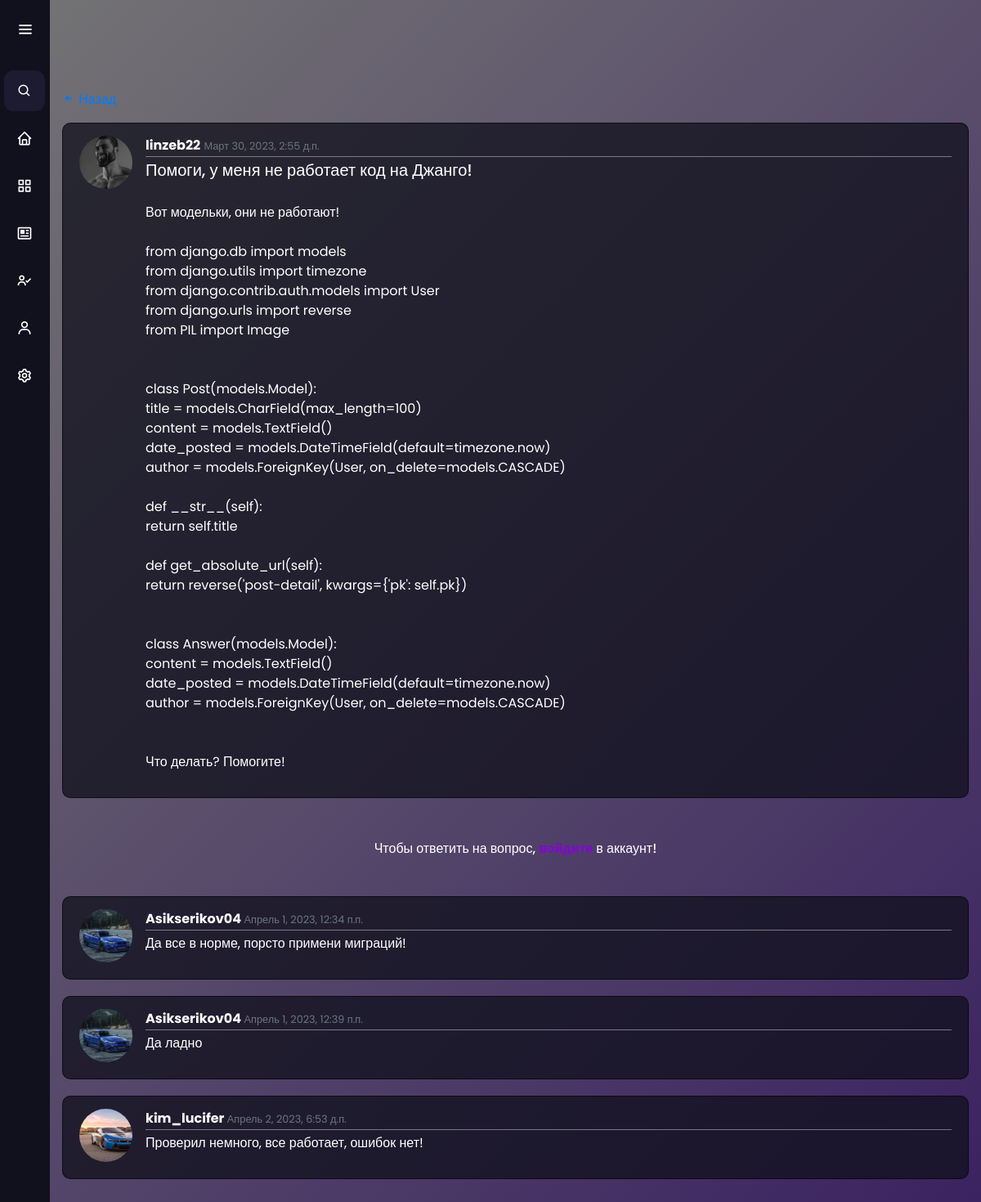
Screenshot of /post/12/ with the database file from the repository.
### blog/models.py (models this page shows, shortened)
class Post(models.Model):
    title = models.CharField(max_length=100)
    content = models.TextField()
    date_posted = models.DateTimeField(default=timezone.now)
    author = models.ForeignKey(User, on_delete=models.CASCADE)

class Answer(models.Model):
    content = models.TextField()
    date_posted = models.DateTimeField(auto_now_add=True)
    post = models.ForeignKey(Post, on_delete=models.CASCADE, null=False)
    date_posted = models.DateTimeField(default=timezone.now)
    author = models.ForeignKey(User, on_delete=models.CASCADE)

### users/models.py (models this page shows, shortened)
class Profile(models.Model):
    user = models.OneToOneField(User, on_delete=models.CASCADE)
    image = models.ImageField(default='default.jpg', upload_to='profile_pics')

### blog/views.py (the view)
# urls.py: path('post/<int:pk>/', post_detail_page, name='post-detail'),
def post_detail_page(request, pk):
        post = Post.objects.get(id=pk)
        answers = Answer.objects.filter(post_id=post.id)
        form = CreateAnswerForm()
        return render(request, 'blog/post_detail.html', {'object': post, 'user': request.user, 'form': form,
                                                         'answers': answers})

### blog/templates/blog/post_detail.html (shortened to what this page needs)
{% extends "blog/base.html" %}
{% load crispy_forms_tags %}
{% block content %}
  <a class="back_link" href="{% url 'blog-home' %}"><i class='bx bxs-left-arrow-alt' ></i> Назад</a>
  <article class="media content-section">
    <img class="rounded-circle article-img" src="{{ object.author.profile.image.url }}">
    <div class="media-body">
      <div class="article-metadata">
        <a class="article-name" href="{% url 'user-posts' object.author.username %}">{{ object.author }}</a>
        <small class="text-muted">{{ object.date_posted }}</small>
      </div>
      <div class="media-body-2">
        <h2 class="article-title">{{ object.title }}</h2>
      <p class="article-content">{{ object.content }}</p>
      </div>
    </div>
  </article>
          <div style="padding-top: 30px;">
          <div class="center_something">
            {% if user.is_authenticated %}
            <p style="color: white; font-weight: 700;">Ответьте на вопрос:</p>
            <form class="form-answer" action="/post/{{object.id}}/create-answer" method="POST">
              {% csrf_token %}
              {% for field in form %}
                {{ field }}
                {{ field.errors }}
              {% endfor %}
              <div class="button-send-answer">
                <button class="btn btn-answer" type="submit"><i class='bx bx-send'></i></button>
              </div>
            </form>
            {% else %}
            <p style="color: white; font-weight: 500;">Чтобы ответить на вопрос, <a href="{% url 'login' %}" class="a-change-2">войдите</a> в аккаунт!</p>
            {% endif %}
          </div>
          <div>
          <div style="padding-top: 30px;">
          {% for answer in answers %}
          <article class="media content-section">
            <img class="rounded-circle article-img" src="{{ answer.author.profile.image.url }}">
            <div class="media-body">
              <div class="article-metadata">
            <a class="article-name" href="{% url 'user-posts' object.author.username %}">{{ answer.author }} </a>
            <small class="text-muted">{{ answer.date_posted }}</small>
              </div>
            <p style="color:white;">  {{ answer.content }}</p>
          </article>
          {% endfor %}
        </div>
        </div>
<p style="padding-top: 90px;"></p>
{% endblock content %}

### blog/static/blog/main.css (style rules this page uses)
﻿body, html { width:100%; height:100% }
body { background: linear-gradient(-45deg, #1a004f, #4c318d, #230059, #747474); background-size: 400% 400%; animation: gradient 15s ease infinite; color: #333333; font-family:Roboto; }
.media { word-wrap: break-word; }
.media-body { width: 100px; word-wrap: break-word; }
.content-section { background: #11101dc1; padding: 15px 20px; border: 1px solid rgba(0, 0, 0, 0.593); word-wrap: break-word; border-radius: 10px; margin-bottom: 20px; }
.article-title { font-size: 20px; color: #ffffff; transition: .3s; }
.article-content { padding-top: 20px; color: white; }
.article-name { color: white; transition: .3s; font-weight: 700; }
.article-content { white-space: pre-line; }
.article-img { object-fit: cover; height: 65px; width: 65px; margin-right: 16px; }
.article-metadata { word-wrap: break-word; padding-bottom: 1px; margin-bottom: 4px; border-bottom: 1px solid #e3e3e376 }
.back_link { text-decoration: none; transition: 0.3s; }
.a-change-2 { color: rgb(135, 0, 219); transition: .3s; font-weight: 700; }

### blog/static/blog/main2.css (style rules this page uses)
* { margin: 0; padding: 0; box-sizing: border-box; font-family: "Poppins" , sans-serif; }

### blog/templates/blog/post_detail.html (style rules this page uses)
.center_something { display: flex; align-items: center; justify-content: center; flex-direction: column; }

### rows the page displays
Post: author.profile.image (picture), author "linzeb22", date_posted "Март 30, 2023, 2:55 д.п.", title "Помоги, у меня не работает код на Джанго!", content "Вот модельки, они не работают! from django.db import models from django.utils import timezone from django.contrib.auth.models import User from django.urls import reverse from PIL import Image class Post(models.Model): title = models.CharField(max_length=100) content = models.TextField() date_posted = models.DateTimeField(default=timezone.now) author = models.ForeignKey(User, on_delete=models.CASCADE) def __str__(self): return self.title def get_absolute_url(self): return reverse('post-detail', kwargs={'pk': self.pk}) class Answer(models.Model): content = models.TextField() date_posted = models.DateTimeField(default=timezone.now) author = models.ForeignKey(User, on_delete=models.CASCADE) Что…"
Answer: author.profile.image (picture), author "Asikserikov04", date_posted "Апрель 1, 2023, 12:34 п.п.", content "Да все в норме, порсто примени миграций!"
Answer: author.profile.image (picture), author "Asikserikov04", date_posted "Апрель 1, 2023, 12:39 п.п.", content "Да ладно"
Answer: author.profile.image (picture), author "kim_lucifer", date_posted "Апрель 2, 2023, 6:53 д.п.", content "Проверил немного, все работает, ошибок нет!"
